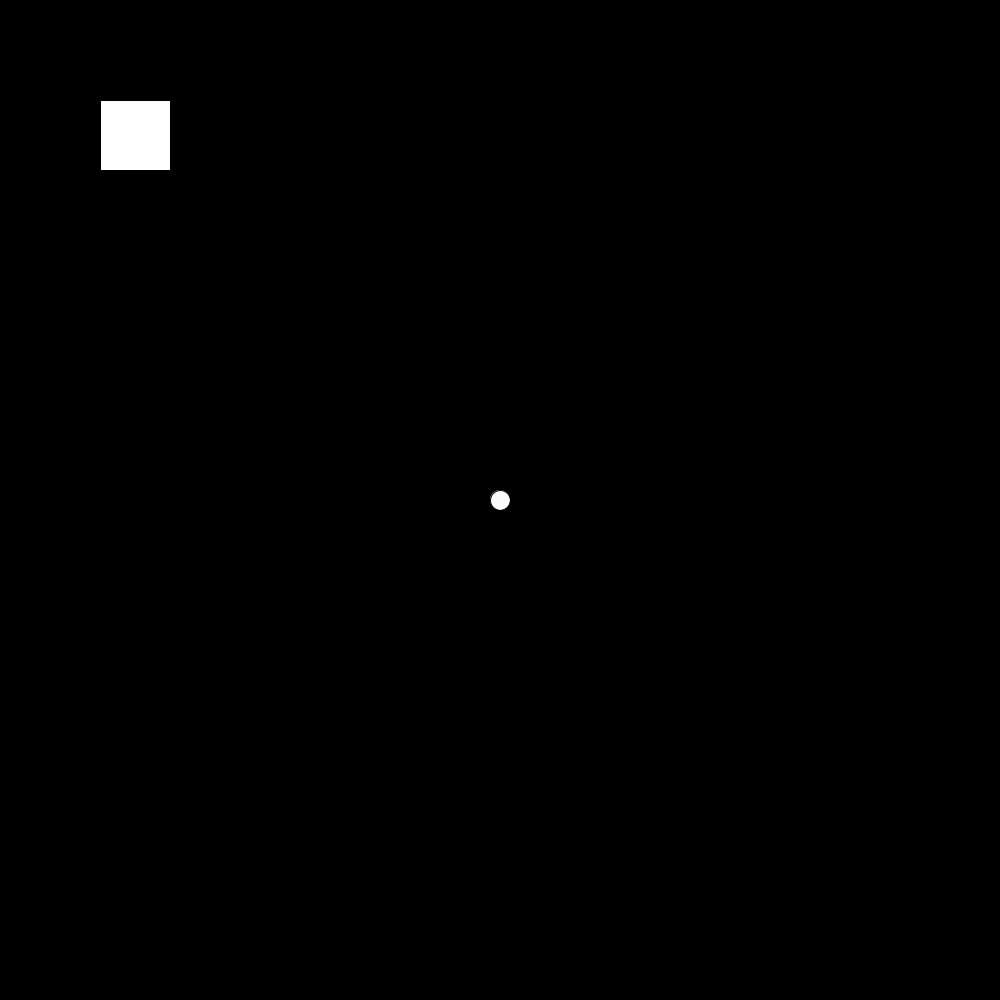
Frame 1 (no input)
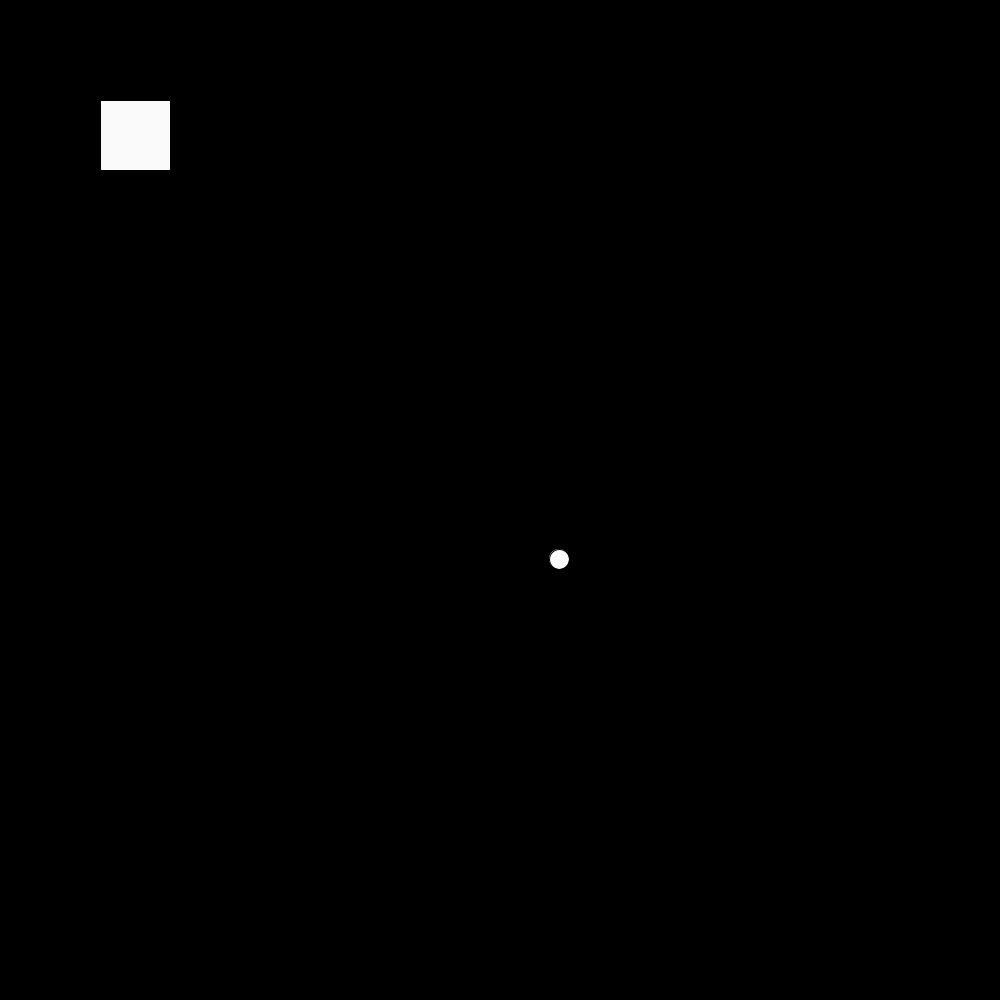
Frame 60 (the mouse pressed at the canvas centre just before this capture)
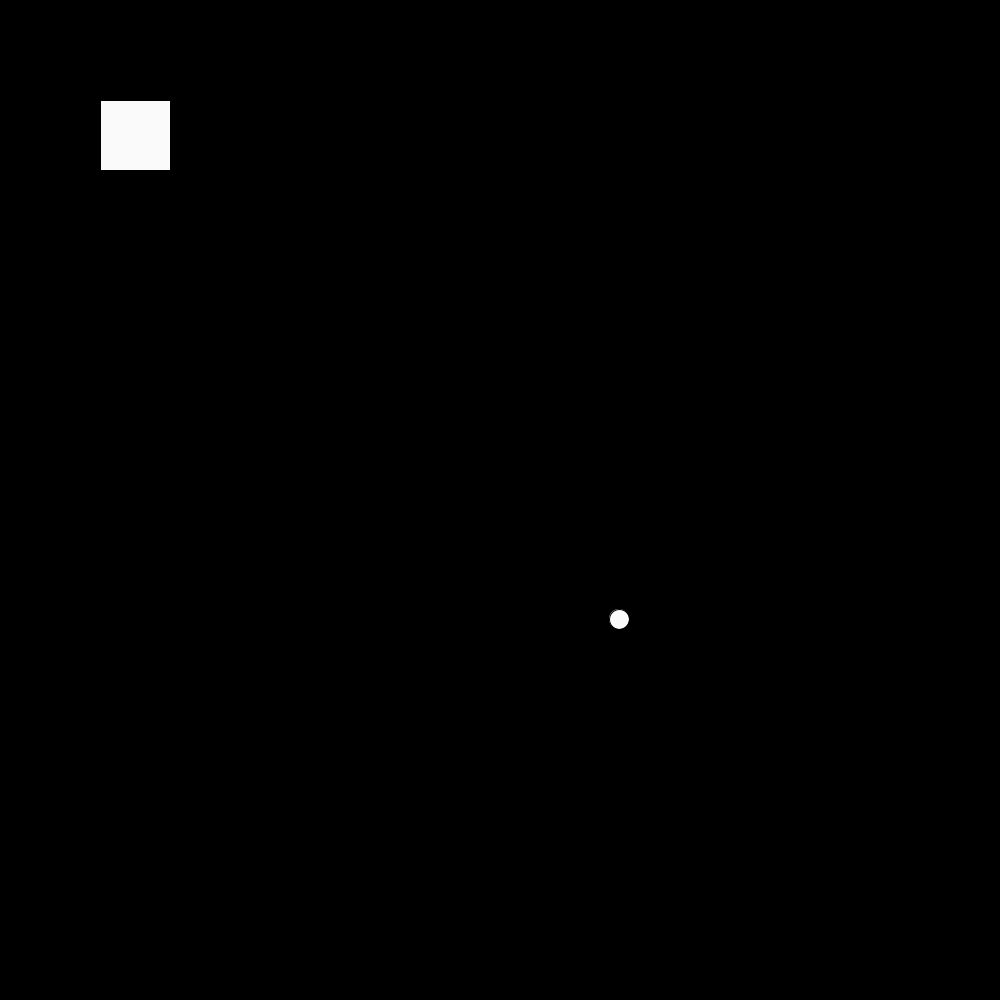
Frame 120 (the mouse held since frame 60 and released just before this capture)

The Processing sketch that drew these frames (run headless with seeded random() and noise(); from frame 60 on, the mouse is pressed at the canvas centre):

// Processing sketch: BallOrDie
// ── BallOrDie.pde
//https://happycoding.io/tutorials/processing/collision-detection
//I used the source above to help me with collisions
//There was supposed to be a timer to how long you can last before hitting the 
void setup() {
  
  size(1000, 1000);
  
  //ball
  //use later for the colissions on the ceiling and floor
  ballX = width/2; 
  ballY = height/2;
  
  //was trying to figure out how I can use the square to rebound the ball back 
  //x = ballX/2;
  //y = ballY/2;
   
}

void draw() {
  
  background(0);
  character(); //character class
  ball(); //bacll class  
 
}

// ── ball.pde
float ballX, ballY; //ball length and width
float ballSpeedX = 1, ballSpeedY = 1; //speed of basll based on X and Y direction

void ball() {
  
  fill(250);
  ellipse(ballX, ballY, 20, 20); //ball
  
  ballX += ballSpeedX;
  ballY += ballSpeedY;
  
  //floor and ceiling
  
  if (ballY <= 0 || ballY >= height) {
    ballSpeedY += -1;
   
  }
  
  //walls
  
  if (ballX <= 0 || ballX >= width) {
    ballSpeedX += -1;
     System.exit(0); //If ball hits the wall, end game
  }
  
}

// ── player.pde
float x = 100, y = 100; //Player's X and Y 
float s = 70; //size all together
float speed = 15;

//directional input
boolean up = false;
boolean down = false;
boolean left = false;
boolean right = false;

//Just in case I need to use this
void square() {
  
  rect(x, y, s, s);
  
}

//character class
void character() {
  
  if (up) {
    y-= speed;
  }
  
  if (down) {
    y += speed;
  }
  
  if (left) {
    x -= speed;
  }
  
  if (right) {
    x += speed;
 
}
  
square();

  if (ballX <= 0 || x > ballX ) {
    ballSpeedX += 1;  
  }
  
  if (ballY <= 0 || y > ballY ) {
    ballSpeedY += 1;
  }
  
}

void keyPressed() {
  
  if( key== 'w' || key =='W') {
    up = true;
  }
  
  if (key == 's' || key =='S') {
    down = true;
  }
  
  if (key =='a' || key == 'A') {
    left = true;
  }
  
  if (key== 'd' || key == 'D') {
    right = true;
  }
  
}

void keyReleased() {
  
  if( key== 'w' || key =='W') {
    up = false;
  }
  
  if (key == 's' || key =='S') {
    down = false;
  }
  
  if (key =='a' || key == 'A') {
    left = false;
  }
  
  if (key== 'd' || key == 'D') {
    right = false;
  }
  
}
